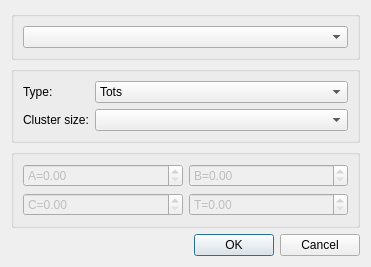
<?xml version="1.0" encoding="UTF-8"?>
<ui version="4.0">
 <class>GraphDialog</class>
 <widget class="QDialog" name="GraphDialog">
  <property name="geometry">
   <rect>
    <x>0</x>
    <y>0</y>
    <width>371</width>
    <height>245</height>
   </rect>
  </property>
  <property name="windowTitle">
   <string>Plot graph </string>
  </property>
  <property name="windowIcon">
   <iconset resource="../img.qrc">
    <normaloff>:/atom</normaloff>:/atom</iconset>
  </property>
  <layout class="QGridLayout" name="gridLayout">
   <item row="2" column="0">
    <widget class="QGroupBox" name="coefficients">
     <property name="enabled">
      <bool>false</bool>
     </property>
     <property name="title">
      <string/>
     </property>
     <layout class="QGridLayout" name="gridLayout_2">
      <item row="0" column="0">
       <widget class="QDoubleSpinBox" name="A">
        <property name="toolTip">
         <string>coefficient A</string>
        </property>
        <property name="whatsThis">
         <string>coefficient A</string>
        </property>
        <property name="prefix">
         <string>A=</string>
        </property>
       </widget>
      </item>
      <item row="0" column="1">
       <widget class="QDoubleSpinBox" name="B">
        <property name="toolTip">
         <string>coefficient B</string>
        </property>
        <property name="whatsThis">
         <string>coefficient B</string>
        </property>
        <property name="prefix">
         <string>B=</string>
        </property>
       </widget>
      </item>
      <item row="1" column="0">
       <widget class="QDoubleSpinBox" name="C">
        <property name="toolTip">
         <string>coefficient C</string>
        </property>
        <property name="prefix">
         <string>C=</string>
        </property>
       </widget>
      </item>
      <item row="1" column="1">
       <widget class="QDoubleSpinBox" name="T">
        <property name="toolTip">
         <string>coefficient T</string>
        </property>
        <property name="whatsThis">
         <string>coefficient T</string>
        </property>
        <property name="prefix">
         <string>T=</string>
        </property>
       </widget>
      </item>
     </layout>
    </widget>
   </item>
   <item row="3" column="0">
    <spacer name="verticalSpacer">
     <property name="orientation">
      <enum>Qt::Vertical</enum>
     </property>
     <property name="sizeHint" stdset="0">
      <size>
       <width>20</width>
       <height>40</height>
      </size>
     </property>
    </spacer>
   </item>
   <item row="1" column="0">
    <widget class="QGroupBox" name="groupBox">
     <property name="title">
      <string/>
     </property>
     <layout class="QGridLayout" name="gridLayout_3" columnstretch="0,1">
      <item row="0" column="0">
       <widget class="QLabel" name="label">
        <property name="text">
         <string>Type:</string>
        </property>
        <property name="alignment">
         <set>Qt::AlignLeading|Qt::AlignLeft|Qt::AlignVCenter</set>
        </property>
       </widget>
      </item>
      <item row="0" column="1">
       <widget class="QComboBox" name="DataX">
        <property name="toolTip">
         <string>list data for X axis</string>
        </property>
        <property name="whatsThis">
         <string>list data for X axis</string>
        </property>
        <item>
         <property name="text">
          <string>Tots</string>
         </property>
        </item>
        <item>
         <property name="text">
          <string>Clusters</string>
         </property>
        </item>
        <item>
         <property name="text">
          <string>Energy</string>
         </property>
        </item>
       </widget>
      </item>
      <item row="1" column="1">
       <widget class="QComboBox" name="DataY">
        <property name="toolTip">
         <string>list data for Y axis</string>
        </property>
        <property name="whatsThis">
         <string>list data for Y axis</string>
        </property>
        <property name="modelColumn">
         <number>0</number>
        </property>
       </widget>
      </item>
      <item row="1" column="0">
       <widget class="QLabel" name="label_2">
        <property name="text">
         <string>Cluster size:</string>
        </property>
        <property name="alignment">
         <set>Qt::AlignLeading|Qt::AlignLeft|Qt::AlignVCenter</set>
        </property>
       </widget>
      </item>
     </layout>
    </widget>
   </item>
   <item row="5" column="0">
    <widget class="QDialogButtonBox" name="buttonBox">
     <property name="toolTip">
      <string>create the grap or cancel</string>
     </property>
     <property name="whatsThis">
      <string>create the grap or cancel</string>
     </property>
     <property name="orientation">
      <enum>Qt::Horizontal</enum>
     </property>
     <property name="standardButtons">
      <set>QDialogButtonBox::Cancel|QDialogButtonBox::Ok</set>
     </property>
    </widget>
   </item>
   <item row="0" column="0">
    <widget class="QGroupBox" name="groupBox_2">
     <property name="title">
      <string/>
     </property>
     <layout class="QGridLayout" name="gridLayout_4">
      <item row="0" column="0">
       <widget class="QComboBox" name="windowGraph"/>
      </item>
     </layout>
    </widget>
   </item>
  </layout>
 </widget>
 <resources>
  <include location="../img.qrc"/>
 </resources>
 <connections>
  <connection>
   <sender>buttonBox</sender>
   <signal>accepted()</signal>
   <receiver>GraphDialog</receiver>
   <slot>accept()</slot>
   <hints>
    <hint type="sourcelabel">
     <x>179</x>
     <y>235</y>
    </hint>
    <hint type="destinationlabel">
     <x>157</x>
     <y>274</y>
    </hint>
   </hints>
  </connection>
  <connection>
   <sender>buttonBox</sender>
   <signal>rejected()</signal>
   <receiver>GraphDialog</receiver>
   <slot>reject()</slot>
   <hints>
    <hint type="sourcelabel">
     <x>179</x>
     <y>235</y>
    </hint>
    <hint type="destinationlabel">
     <x>286</x>
     <y>274</y>
    </hint>
   </hints>
  </connection>
 </connections>
</ui>
